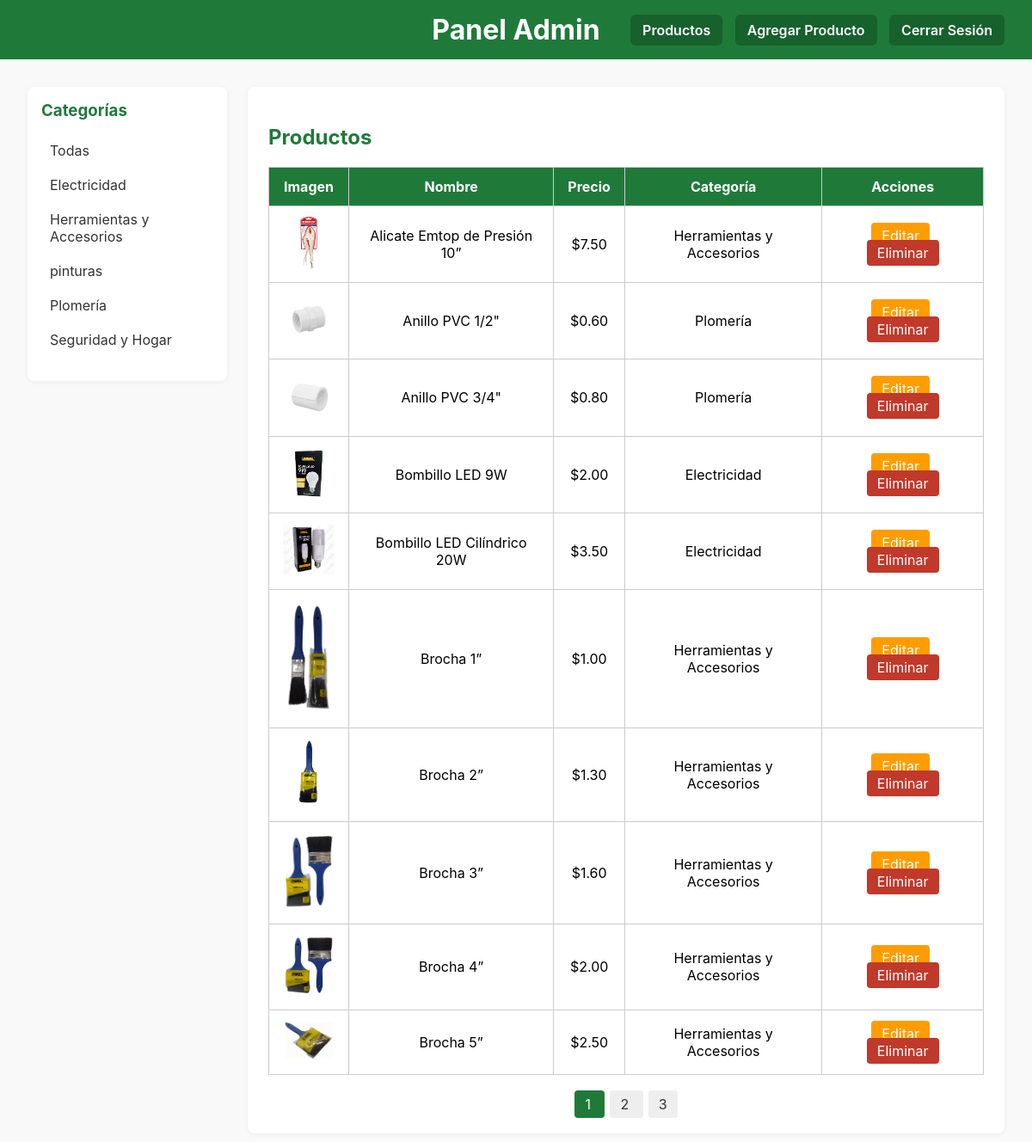
Screenshot of /admin/productos.php (signed in) with the database file from the repository.
### tables this page shows
CREATE TABLE productos (
  id INT AUTO_INCREMENT PRIMARY KEY,
  nombre VARCHAR(150) NOT NULL,
  descripcion TEXT,
  precio DECIMAL(10,2) NOT NULL,
  imagen VARCHAR(255),
  categoria_id INT,
  CONSTRAINT fk_categoria
    FOREIGN KEY (categoria_id)
    REFERENCES categorias(id)
    ON DELETE SET NULL
    ON UPDATE CASCADE
);

CREATE TABLE categorias (
  id INT AUTO_INCREMENT PRIMARY KEY,
  nombre VARCHAR(100) NOT NULL,
  descripcion TEXT
);

### admin/productos.php (the view)
<?php
include 'header.php';
$stmtCat = $pdo->query("SELECT DISTINCT nombre, MIN(id) as id FROM categorias GROUP BY nombre ORDER BY nombre ASC");
$categorias = $stmtCat->fetchAll(PDO::FETCH_ASSOC);
$filtroCat = $_GET['categoria'] ?? '';
$porPagina = 10;
$pagina = $_GET['pagina'] ?? 1;
$inicio = ($pagina - 1) * $porPagina;
if ($filtroCat) {
    $stmtProd = $pdo->prepare("
        SELECT p.*, c.nombre AS categoria_nombre
        FROM productos p
        JOIN categorias c ON p.categoria_id = c.id
        WHERE p.categoria_id = ?
        ORDER BY p.nombre ASC
        LIMIT ?, ?
    ");
    $stmtProd->bindValue(1, $filtroCat, PDO::PARAM_INT);
    $stmtProd->bindValue(2, $inicio, PDO::PARAM_INT);
    $stmtProd->bindValue(3, $porPagina, PDO::PARAM_INT);
    $stmtProd->execute();
} else {
    $stmtProd = $pdo->prepare("
        SELECT p.*, c.nombre AS categoria_nombre
        FROM productos p
        JOIN categorias c ON p.categoria_id = c.id
        ORDER BY p.nombre ASC
        LIMIT ?, ?
    ");
    $stmtProd->bindValue(1, $inicio, PDO::PARAM_INT);
    $stmtProd->bindValue(2, $porPagina, PDO::PARAM_INT);
    $stmtProd->execute();
}
$productos = $stmtProd->fetchAll(PDO::FETCH_ASSOC);
if ($filtroCat) {
    $stmtCount = $pdo->prepare("SELECT COUNT(*) FROM productos WHERE categoria_id = ?");
    $stmtCount->execute([$filtroCat]);
} else {
    $stmtCount = $pdo->query("SELECT COUNT(*) FROM productos");
}
$totalProductos = $stmtCount->fetchColumn();
$totalPaginas = ceil($totalProductos / $porPagina);
?>
<div class="admin-container">
    <aside class="admin-sidebar">
        <h3>Categorías</h3>
        <ul>
            <li><a href="productos.php">Todas</a></li>
            <?php foreach($categorias as $c): ?>
                <li>
                    <a href="productos.php?categoria=<?= $c['id'] ?>" class="<?= ($filtroCat == $c['id']) ? 'active' : '' ?>">
                        <?= htmlspecialchars($c['nombre']) ?>
                    </a>
                </li>
            <?php endforeach; ?>
        </ul>
    </aside>
    <section class="admin-content">
        <h2>Productos</h2>
        <table>
            <thead>
                <tr>
                    <th>Imagen</th>
                    <th>Nombre</th>
                    <th>Precio</th>
                    <th>Categoría</th>
                    <th>Acciones</th>
                </tr>
            </thead>
            <tbody>
                <?php foreach($productos as $prod): ?>
                    <tr>
                        <td><img src="../<?= $prod['imagen'] ?>" width="60"></td>
                        <td><?= htmlspecialchars($prod['nombre']) ?></td>
                        <td>$<?= $prod['precio'] ?></td>
                        <td><?= htmlspecialchars($prod['categoria_nombre']) ?></td>
                        <td>
                            <a href="editar_producto.php?id=<?= $prod['id'] ?>" class="btn-edit">Editar</a>
                            <a href="eliminar_producto.php?id=<?= $prod['id'] ?>" class="btn-delete" onclick="return confirm('¿Seguro que deseas eliminar?')">Eliminar</a>
                        </td>
                    </tr>
                <?php endforeach; ?>
            </tbody>
        </table>
        <div class="pagination">
            <?php for($i=1; $i<=$totalPaginas; $i++): ?>
                <a href="?<?= $filtroCat ? 'categoria='.$filtroCat.'&' : '' ?>pagina=<?= $i ?>" class="<?= ($i==$pagina) ? 'active' : '' ?>">
                    <?= $i ?>
                </a>
            <?php endfor; ?>
        </div>
    </section>
</div>
<?php include 'footer.php'; ?>

### admin/admin-style.css (style rules this page uses)
body { font-family: "Inter", Arial, sans-serif; background: #f9f9f9; margin: 0; }
.admin-container { display: flex; gap: 1.5rem; padding: 2rem; justify-content: center; }
.admin-sidebar { flex: 0 0 200px; background: #fff; padding: 1rem; border-radius: 8px; box-shadow: 0 1px 6px rgba(0,0,0,0.05); height: fit-content; }
.admin-sidebar h3 { margin-top: 0; color: #1f7a3a; }
.admin-sidebar ul { list-style: none; padding: 0; }
.admin-sidebar ul li { margin-bottom: 0.5rem; }
.admin-sidebar ul li a { text-decoration: none; color: #333; padding: 6px 10px; display: block; border-radius: 4px; transition: 0.2s; }
.admin-content { flex: 1; background: #fff; padding: 1.5rem; border-radius: 8px; box-shadow: 0 1px 6px rgba(0,0,0,0.05); }
.admin-content h2 { color: #1f7a3a; }
.admin-content table { width: 100%; border-collapse: collapse; margin-top: 1rem; }
.admin-content th, .admin-content td { padding: 0.75rem 1rem; border: 1px solid #ccc; text-align: center; }
.admin-content th { background: #1f7a3a; color: #fff; }
.admin-content td img { max-width: 60px; height: auto; }
.btn-edit { background: #ff9d00; color: #fff; padding: 5px 12px; border-radius: 4px; text-decoration: none; margin-right: 5px; transition: 0.2s; }
.btn-delete { background: #c0392b; color: #fff; padding: 5px 12px; border-radius: 4px; text-decoration: none; transition: 0.2s; }
.pagination { margin-top: 1.5rem; text-align: center; }
.pagination a { padding: 6px 12px; margin: 0 3px; text-decoration: none; background: #eee; color: #333; border-radius: 4px; transition: 0.2s; }
.pagination a.active { background: #1f7a3a; color: #fff; }

### rows the page displays
productos: imagen (picture), nombre "Alicate Emtop de Presión 10”", precio "7.50", categoria.nombre "Herramientas y Accesorios"
productos: imagen (picture), nombre "Anillo PVC 1/2\"", precio "0.60", categoria.nombre "Plomería"
productos: imagen (picture), nombre "Anillo PVC 3/4\"", precio "0.80", categoria.nombre "Plomería"
productos: imagen (picture), nombre "Bombillo LED 9W", precio "2.00", categoria.nombre "Electricidad"
productos: imagen (picture), nombre "Bombillo LED Cilíndrico 20W", precio "3.50", categoria.nombre "Electricidad"
productos: imagen (picture), nombre "Brocha 1”", precio "1.00", categoria.nombre "Herramientas y Accesorios"
productos: imagen (picture), nombre "Brocha 2”", precio "1.30", categoria.nombre "Herramientas y Accesorios"
productos: imagen (picture), nombre "Brocha 3”", precio "1.60", categoria.nombre "Herramientas y Accesorios"
productos: imagen (picture), nombre "Brocha 4”", precio "2.00", categoria.nombre "Herramientas y Accesorios"
productos: imagen (picture), nombre "Brocha 5”", precio "2.50", categoria.nombre "Herramientas y Accesorios"

### other values shown
$c['nombre'] "Electricidad"
$c['nombre'] "Herramientas y Accesorios"
$c['nombre'] "pinturas"
$c['nombre'] "Plomería"
$c['nombre'] "Seguridad y Hogar"
